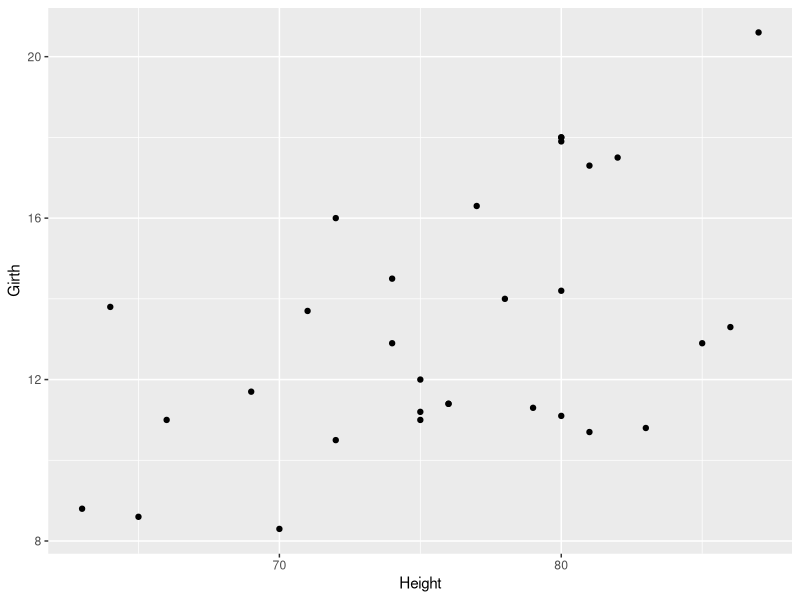
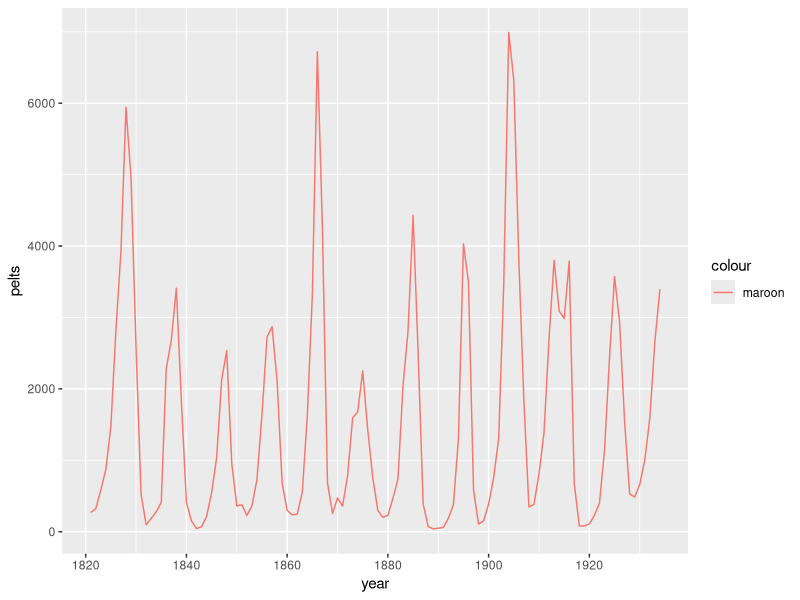
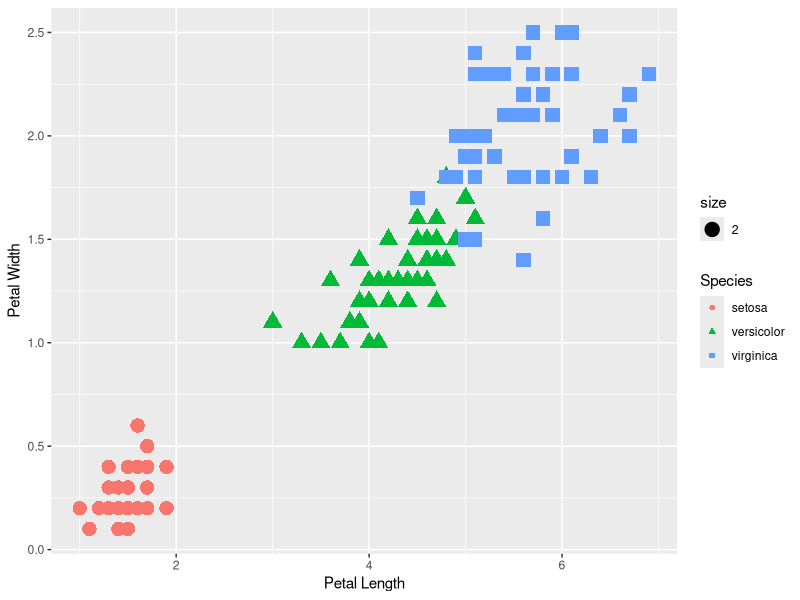
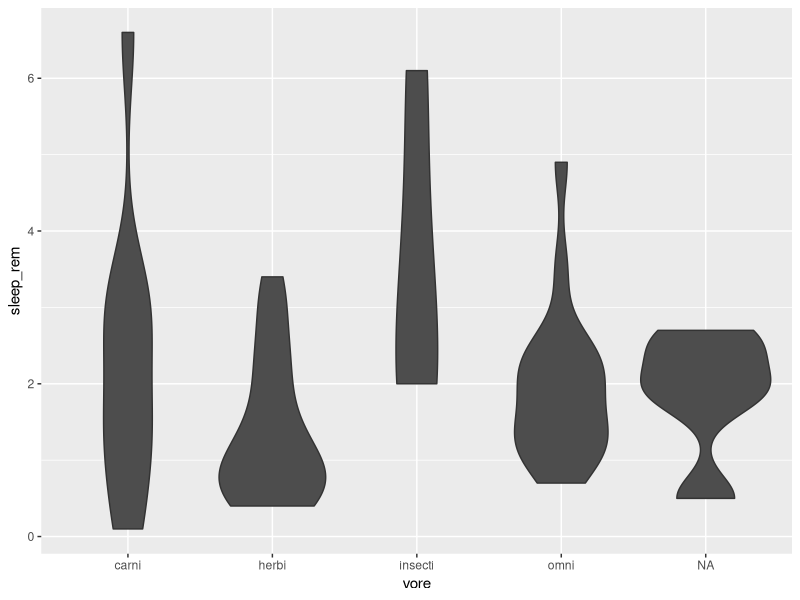
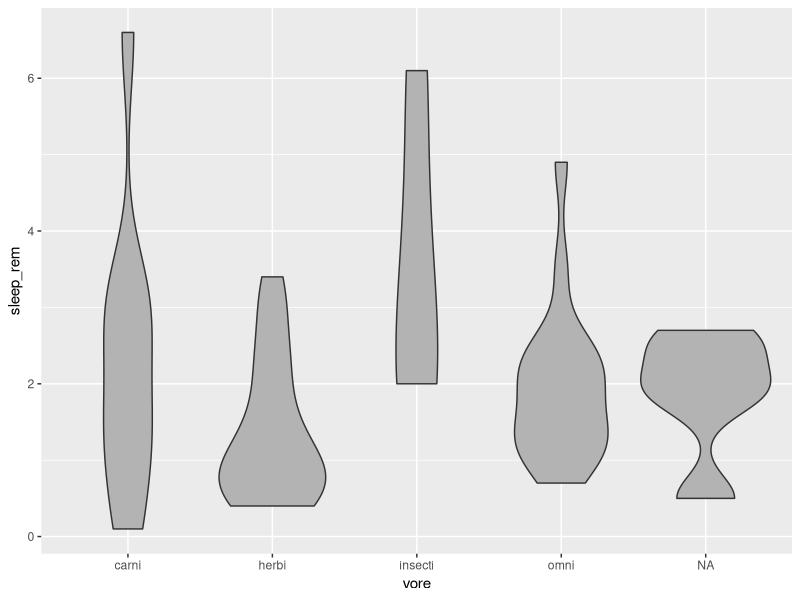
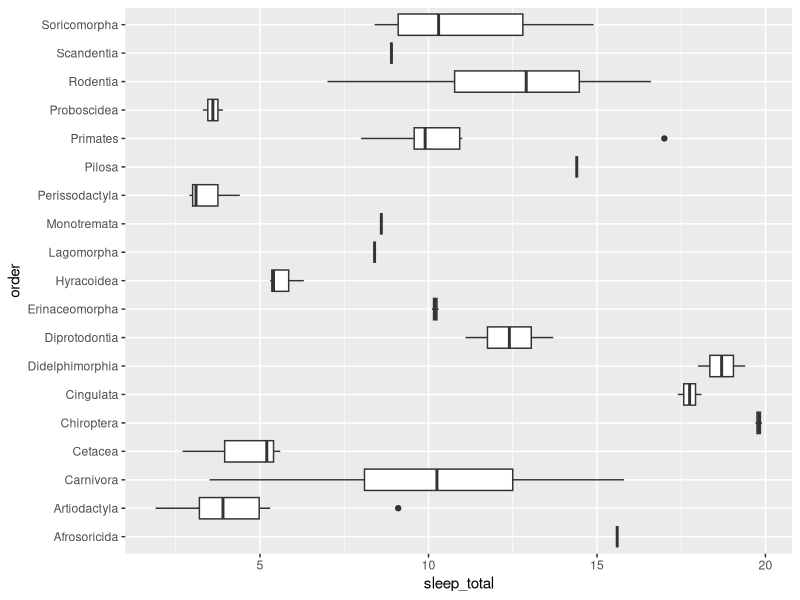
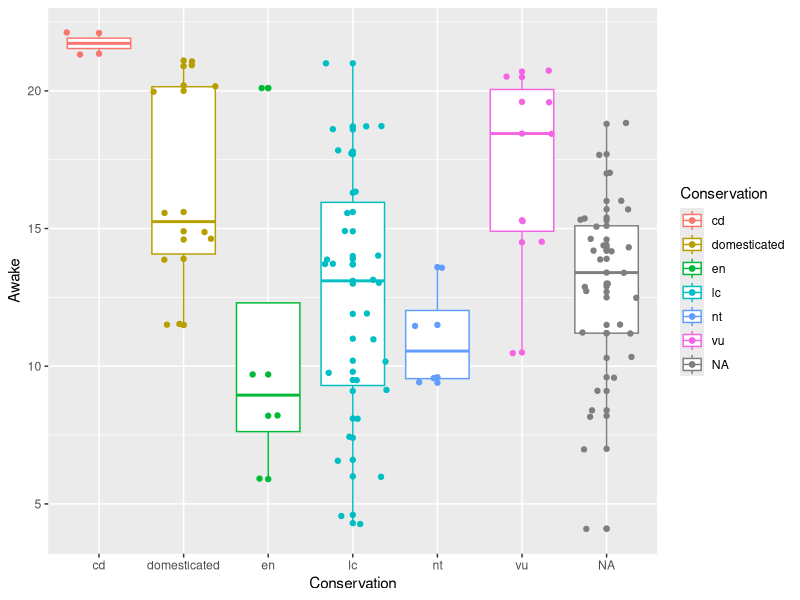
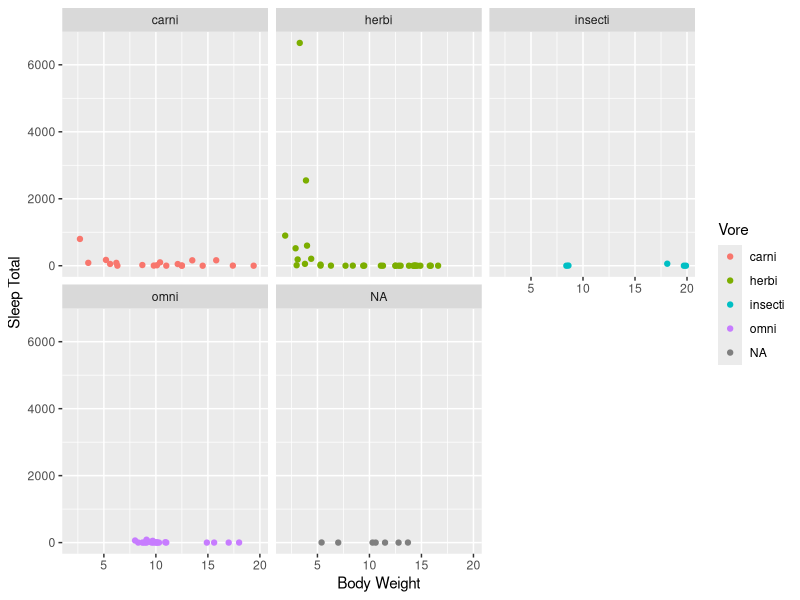

Reproduce these figures in R, in order.
## ---- chunk 1
library("tidyverse")

## ---- chunk 2
data("faithful")
?faithful
## ---- chunk 3
data(trees)
?trees
trees
## ---- chunk 4
ggplot(data = trees)+
  geom_point(mapping = aes(x=Height, y=Girth))
## ---- chunk 5
data("lynx")
?lynx
## ---- chunk 6
data("lynx")
year <- c(1821:1934)
pelts <- as.vector(lynx)
lynx_pelts <- data_frame(year, pelts)
ggplot(data = lynx_pelts)+
  geom_line(mapping = aes(x=year, y=pelts, color="maroon"))
## ---- chunk 7
data(iris)
?iris
ggplot(data = iris, mapping = aes(x=Petal.Length, y=Petal.Width, size=2))+
  geom_point(mapping=aes(color=Species, shape=Species))+
  xlab("Petal Length")+
  ylab("Petal Width")

## ---- chunk 8
data(msleep)
?msleep
ggplot(data = msleep, mapping = aes(x=vore, y=sleep_rem))+
  geom_violin(fill="grey30")

## ---- chunk 9
ggplot(data = msleep, mapping = aes(x=vore, y=sleep_rem))+
  geom_violin(fill="grey70")
## ---- chunk 10
data(msleep)
ggplot(data = msleep, mapping = aes(x=order, y=sleep_total))+
  geom_boxplot()+
  coord_flip()
## ---- chunk 11
data(msleep)
ggplot(data = msleep, mapping = aes(x=conservation, y=awake, color=conservation))+
  geom_boxplot()+
  geom_point()+
  geom_jitter()+
  xlab("Conservation")+ylab("Awake")+
  guides(color=guide_legend(title = "Conservation"))
## ---- chunk 12
data("msleep")
ggplot(data = msleep, mapping = aes(x=sleep_total, y=bodywt, color=vore))+
  geom_point()+
  facet_wrap(~vore, nrow=2)+
  xlab("Body Weight")+ylab("Sleep Total")+
  guides(color=guide_legend(title = "Vore"))
  
ggplot(data = msleep, mapping = aes(x=sleep_total, y=brainwt, color=conservation))+
  geom_point()+
  xlab("Sleep Total")+ylab("Brain Weight")+
  guides(color=guide_legend(title="Conservation"))+
  coord_flip()
